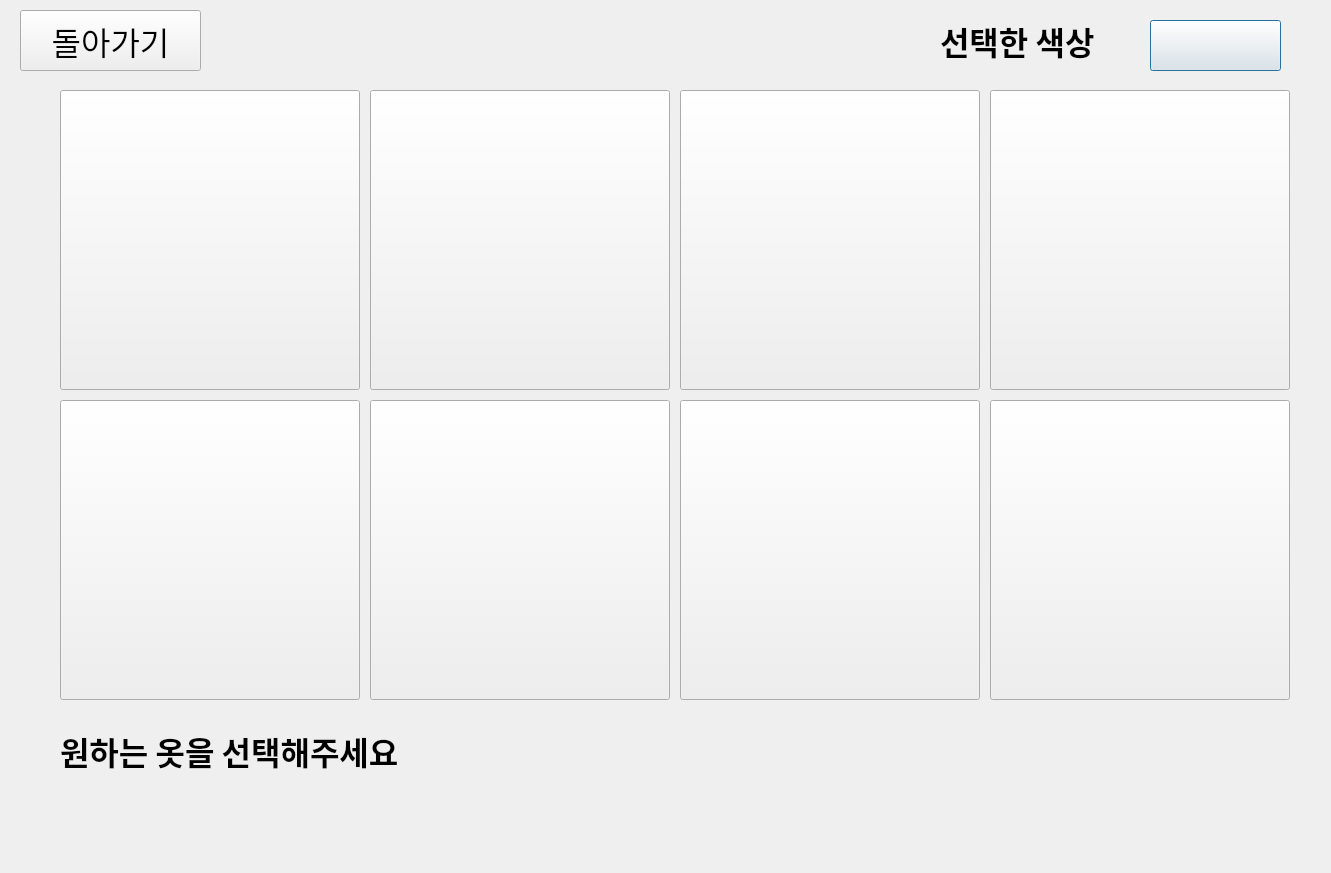
<?xml version="1.0" encoding="UTF-8"?>
<ui version="4.0">
 <class>Dialog</class>
 <widget class="QDialog" name="Dialog">
  <property name="geometry">
   <rect>
    <x>0</x>
    <y>0</y>
    <width>1331</width>
    <height>873</height>
   </rect>
  </property>
  <property name="windowTitle">
   <string>Dialog</string>
  </property>
  <widget class="QPushButton" name="pushButton">
   <property name="geometry">
    <rect>
     <x>1150</x>
     <y>20</y>
     <width>131</width>
     <height>51</height>
    </rect>
   </property>
   <property name="text">
    <string/>
   </property>
  </widget>
  <widget class="QLabel" name="label">
   <property name="geometry">
    <rect>
     <x>940</x>
     <y>10</y>
     <width>211</width>
     <height>61</height>
    </rect>
   </property>
   <property name="font">
    <font>
     <family>나눔스퀘어 Bold</family>
     <pointsize>24</pointsize>
     <weight>75</weight>
     <bold>true</bold>
    </font>
   </property>
   <property name="text">
    <string>선택한 색상</string>
   </property>
  </widget>
  <widget class="QPushButton" name="pushButton_2">
   <property name="geometry">
    <rect>
     <x>60</x>
     <y>90</y>
     <width>300</width>
     <height>300</height>
    </rect>
   </property>
   <property name="maximumSize">
    <size>
     <width>16777209</width>
     <height>16777212</height>
    </size>
   </property>
   <property name="text">
    <string/>
   </property>
   <property name="iconSize">
    <size>
     <width>300</width>
     <height>300</height>
    </size>
   </property>
  </widget>
  <widget class="QPushButton" name="pushButton_3">
   <property name="geometry">
    <rect>
     <x>370</x>
     <y>90</y>
     <width>300</width>
     <height>300</height>
    </rect>
   </property>
   <property name="maximumSize">
    <size>
     <width>16777209</width>
     <height>16777212</height>
    </size>
   </property>
   <property name="text">
    <string/>
   </property>
   <property name="iconSize">
    <size>
     <width>300</width>
     <height>300</height>
    </size>
   </property>
  </widget>
  <widget class="QPushButton" name="pushButton_4">
   <property name="geometry">
    <rect>
     <x>680</x>
     <y>90</y>
     <width>300</width>
     <height>300</height>
    </rect>
   </property>
   <property name="maximumSize">
    <size>
     <width>16777209</width>
     <height>16777212</height>
    </size>
   </property>
   <property name="text">
    <string/>
   </property>
   <property name="iconSize">
    <size>
     <width>300</width>
     <height>300</height>
    </size>
   </property>
  </widget>
  <widget class="QPushButton" name="pushButton_5">
   <property name="geometry">
    <rect>
     <x>990</x>
     <y>90</y>
     <width>300</width>
     <height>300</height>
    </rect>
   </property>
   <property name="maximumSize">
    <size>
     <width>16777209</width>
     <height>16777212</height>
    </size>
   </property>
   <property name="text">
    <string/>
   </property>
   <property name="iconSize">
    <size>
     <width>300</width>
     <height>300</height>
    </size>
   </property>
  </widget>
  <widget class="QPushButton" name="pushButton_6">
   <property name="geometry">
    <rect>
     <x>60</x>
     <y>400</y>
     <width>300</width>
     <height>300</height>
    </rect>
   </property>
   <property name="maximumSize">
    <size>
     <width>16777209</width>
     <height>16777212</height>
    </size>
   </property>
   <property name="text">
    <string/>
   </property>
   <property name="iconSize">
    <size>
     <width>300</width>
     <height>300</height>
    </size>
   </property>
  </widget>
  <widget class="QPushButton" name="pushButton_7">
   <property name="geometry">
    <rect>
     <x>370</x>
     <y>400</y>
     <width>300</width>
     <height>300</height>
    </rect>
   </property>
   <property name="maximumSize">
    <size>
     <width>16777209</width>
     <height>16777212</height>
    </size>
   </property>
   <property name="text">
    <string/>
   </property>
   <property name="iconSize">
    <size>
     <width>300</width>
     <height>300</height>
    </size>
   </property>
  </widget>
  <widget class="QPushButton" name="pushButton_8">
   <property name="geometry">
    <rect>
     <x>680</x>
     <y>400</y>
     <width>300</width>
     <height>300</height>
    </rect>
   </property>
   <property name="maximumSize">
    <size>
     <width>16777209</width>
     <height>16777212</height>
    </size>
   </property>
   <property name="text">
    <string/>
   </property>
   <property name="iconSize">
    <size>
     <width>300</width>
     <height>300</height>
    </size>
   </property>
  </widget>
  <widget class="QPushButton" name="pushButton_9">
   <property name="geometry">
    <rect>
     <x>990</x>
     <y>400</y>
     <width>300</width>
     <height>300</height>
    </rect>
   </property>
   <property name="maximumSize">
    <size>
     <width>16777209</width>
     <height>16777212</height>
    </size>
   </property>
   <property name="text">
    <string/>
   </property>
   <property name="iconSize">
    <size>
     <width>300</width>
     <height>300</height>
    </size>
   </property>
  </widget>
  <widget class="QPushButton" name="HOME">
   <property name="geometry">
    <rect>
     <x>20</x>
     <y>10</y>
     <width>181</width>
     <height>61</height>
    </rect>
   </property>
   <property name="font">
    <font>
     <family>나눔스퀘어 Bold</family>
     <pointsize>24</pointsize>
     <weight>50</weight>
     <bold>false</bold>
    </font>
   </property>
   <property name="text">
    <string>돌아가기</string>
   </property>
  </widget>
  <widget class="QLabel" name="label_2">
   <property name="geometry">
    <rect>
     <x>60</x>
     <y>720</y>
     <width>811</width>
     <height>61</height>
    </rect>
   </property>
   <property name="font">
    <font>
     <family>나눔스퀘어 Bold</family>
     <pointsize>24</pointsize>
     <weight>75</weight>
     <bold>true</bold>
    </font>
   </property>
   <property name="text">
    <string>원하는 옷을 선택해주세요</string>
   </property>
  </widget>
 </widget>
 <resources/>
 <connections/>
</ui>
